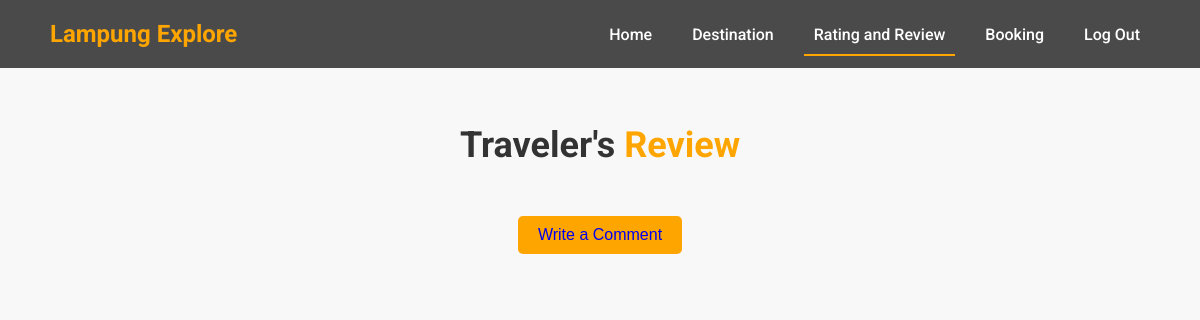
The app's page /LampungExplore/review.php, older data.
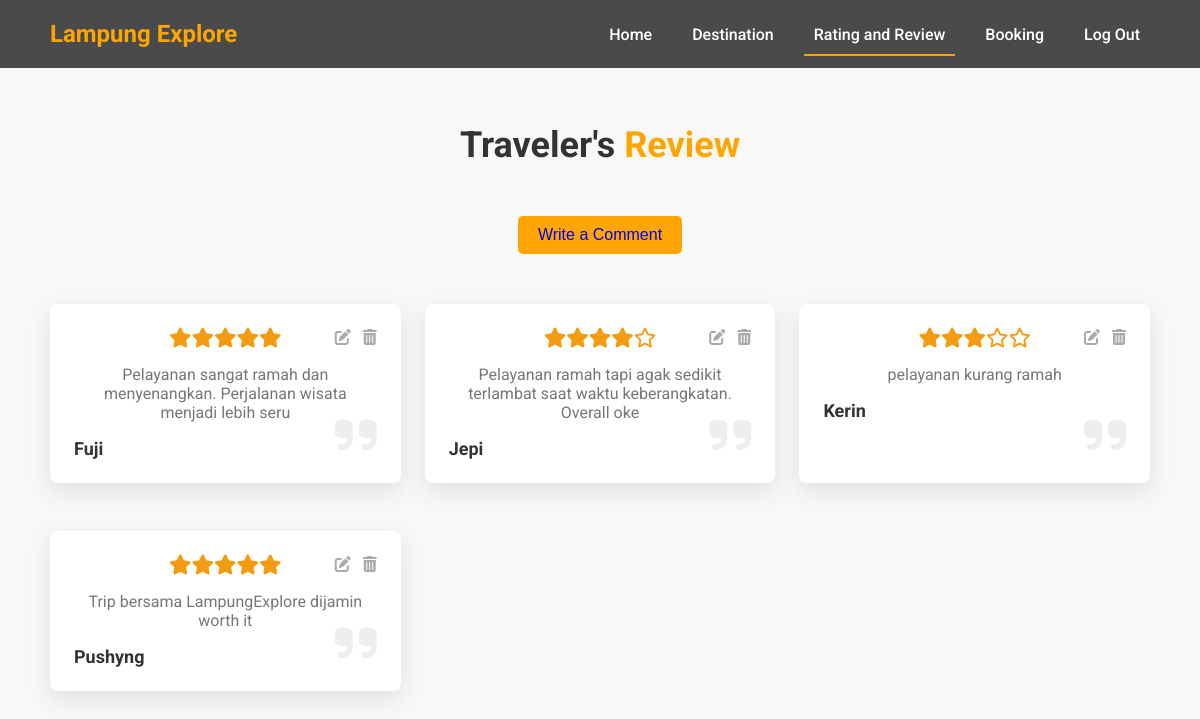
The same page, newer data.
### tables this page shows
CREATE TABLE `review` (
  `id` int(11) NOT NULL,
  `nama` varchar(200) NOT NULL,
  `komentar` text NOT NULL,
  `rating` int(11) NOT NULL
);

### LampungExplore/review.php (the view, shortened to what this page needs)
<?php
include 'conn/koneksi.php';
$query_mysql = mysqli_query($mysqli, "SELECT * FROM review");
?>
<!DOCTYPE html>
<html lang="en">
<head>
    <link href="https://cdnjs.cloudflare.com/ajax/libs/font-awesome/5.15.3/css/all.min.css" rel="stylesheet">
</head>
<body>
<header>
    <div class="logo">Lampung Explore</div>
    <nav>
        <ul>
            <li><a href="dashboard.php">Home</a></li>
            <li><a href="destination.php">Destination</a></li>
            <li><a href="review.php" class="active">Rating and Review</a></li>
            <li><a href="booking.php">Booking</a></li>
            <li><a href="index.php">Log Out</a></li>
        </ul>
    </nav>
</header>
<div class="review">
    <h1 class="heading">Traveler's <span>Review</span></h1>
    <div class="write-comment-button">
        <button><a href="addcomment.php">Write a Comment</a></button>
    </div>
    <div class="box-container">
        <?php while ($data = mysqli_fetch_assoc($query_mysql)) { ?>
            <div class="box">
                <div class="actions">
                    <a href="form-editkomen.php?id=<?php echo $data['id']; ?>"><i class="fas fa-edit"></i></a>
                    <a href="conn/deletekomen.php?id=<?php echo $data['id']; ?>" onclick="return confirm('Apakah Anda yakin ingin menghapus review ini?');"><i class="fas fa-trash-alt"></i></a>
                </div>
                <div class="stars">
                    <?php
                    $rating = $data['rating'];
                    for ($i = 0; $i < 5; $i++) {
                        if ($i < $rating) {
                            echo '<i class="fas fa-star"></i>';
                        } else {
                            echo '<i class="far fa-star"></i>';
                        }
                    }
                    ?>
                </div>
                <p><?php echo $data['komentar']; ?></p>
                <div class="user">
                    <div class="user-info">
                        <h3><?php echo $data['nama']; ?></h3>
                    </div>
                </div>
                <span class="fas fa-quote-right"></span>
            </div>
        <?php } ?>
    </div>
</div>
</body>
</html>

Row changes from the older to the newer data that the page shows:
added review: rating 5 (drawn), komentar "Pelayanan sangat ramah dan menyenangkan. Perjalanan wisata menjadi lebih seru", nama "Fuji"
added review: rating 4 (drawn), komentar "Pelayanan ramah tapi agak sedikit terlambat saat waktu keberangkatan. Overall oke", nama "Jepi"
added review: rating 3 (drawn), komentar "pelayanan kurang ramah", nama "Kerin"
added review: rating 5 (drawn), komentar "Trip bersama LampungExplore dijamin worth it", nama "Pushyng"
